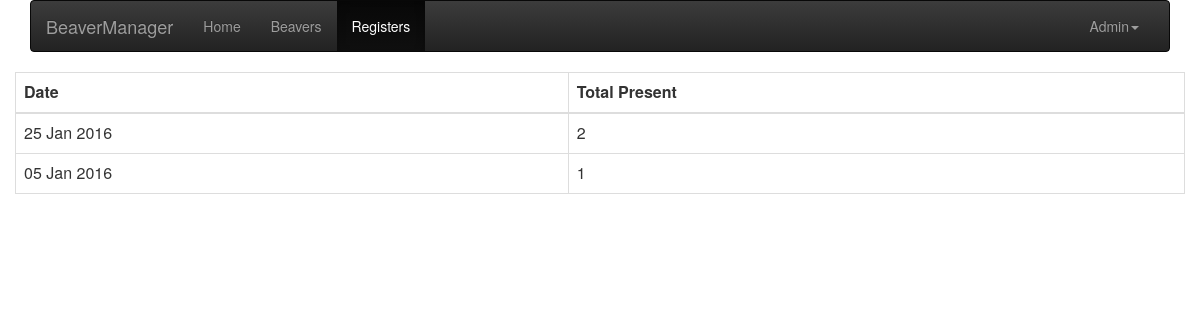
Before: /registers with the older database file.
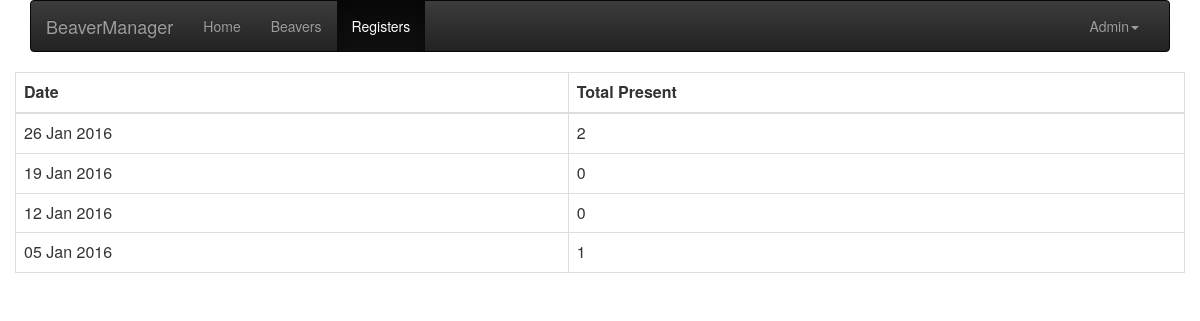
After: the same page with the newer database file.
### app/models.py (models this page shows, shortened)
class Attendance(db.Model):
    __tablename__ = "attendance"
    id = db.Column(db.Integer, primary_key=True)
    date = db.Column(db.DateTime)
    criterion_id = db.Column(db.Integer, db.ForeignKey('criterion.id'))
    criterion = db.relationship('Criterion', backref="attendances")

### app/views.py (the view)
@app.route('/registers')
def registers():
    attendances = Attendance.query.all()
    total_present = {}
    for attendance in attendances:
        total_present[attendance.id] = 0
        for beaver_attendance in attendance.beaver_attendances:
            if beaver_attendance.present:
                total_present[attendance.id] += 1
    return render_template("register_main.html", attendances=attendances,
                           total_present=total_present)

### app/templates/register_main.html
{% extends "base.html" %}
{% block content %}
<table class="table table-bordered table-hover table-responsive">
  <thead>
    <tr>
      <th>Date</th>
      <th>Total Present</th>
    </tr>
  </thead>
  <tbody>
{% for attendance in attendances| sort(attribute='date', reverse = True) %}
  <tr class="clickable-row" data-href="/registers/{{ attendance.id }}">
    <td>{{ attendance.date.date().strftime('%d %b %Y') }}</td>
    <td>{{ total_present[attendance.id]}}</td>
  </tr>
{% endfor %}
</tbody>
</table>
{% endblock %}

### app/templates/base.html (shortened to what this page needs)
{% from "_macros.html" import nav_link with context %}
<html>
  <head>
    {% include "head.html" %}
  </head>
  <body>
    <div class="container">
      {% include "navbar.html"%}
      <div class="row">
        <div class="span12">
          {% block content %}{% endblock %}
        </div>
      </div>
    </div>
  </body>
</html>

### app/templates/_macros.html
{% macro nav_link(endpoint, name) %}
  {% if request.endpoint in endpoint %}
    <li class="active"><a href="{{ url_for(endpoint) }}">{{name}}</a></li>
  {% else %}
    <li><a href="{{ url_for(endpoint) }}">{{name}}</a></li>
  {% endif %}
{% endmacro %}

### app/templates/head.html (shortened to what this page needs)
<link href="/static/css/bootstrap.min.css" rel="stylesheet" media="screen">
<link href="/static/css/bootstrap-theme.min.css" rel="stylesheet">
<link href="/static/css/toastr.css" rel="stylesheet">
<link href="/static/css/beavermanager.css" rel="stylesheet">

### app/templates/navbar.html (shortened to what this page needs)
<nav class="navbar navbar-inverse" role="navigation">
  <div class="container-fluid">
    <div class="navbar-header">
      <a class="navbar-brand" href="/">BeaverManager</a>
    </div>
    <div class="collapse navbar-collapse" id="bs-example-navbar-collapse-1">
      <ul class="nav navbar-nav">
        {{ nav_link('index', 'Home') }}
        {{ nav_link('beavers', 'Beavers') }}
        {{ nav_link('registers', 'Registers')}}
      </ul>
      <ul class="nav navbar-nav navbar-right">
        <li class="dropdown">
          <a href="#" class="dropdown-toggle" data-toggle="dropdown">Admin<b class="caret"></b></a>
        </li>
      </ul>
    </div>
  </div>
</nav>

### app/static/css/beavermanager.css (style rules this page uses)
.clickable-row { cursor: pointer; }

Changed rows visible on the page:
changed Attendance id 2: date "25 Jan 2016" → "26 Jan 2016"
added Attendance: date "19 Jan 2016", total_present "0"
added Attendance: date "12 Jan 2016", total_present "0"
